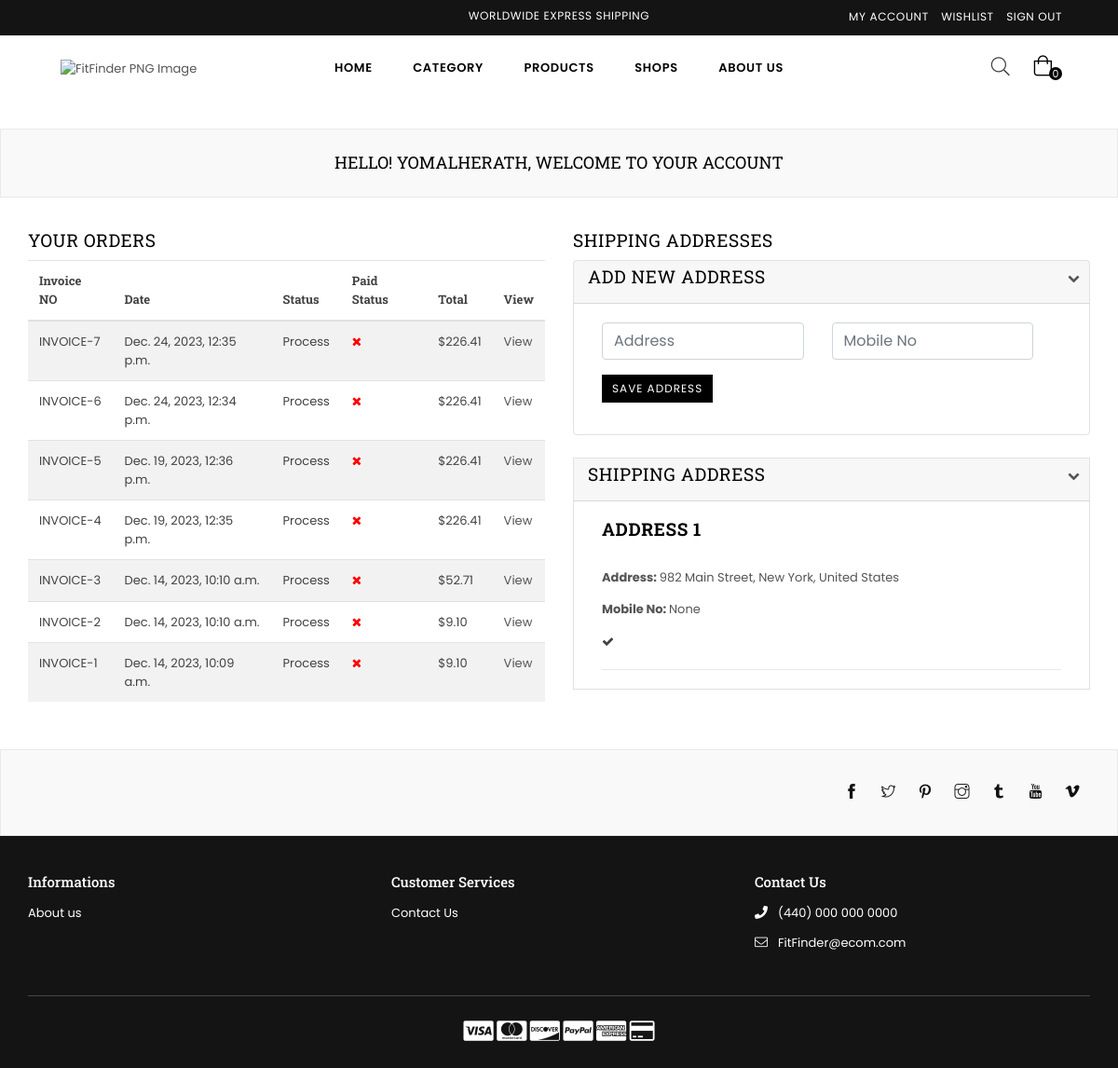
The page /dashboard/ (signed in) on the database as committed earlier.
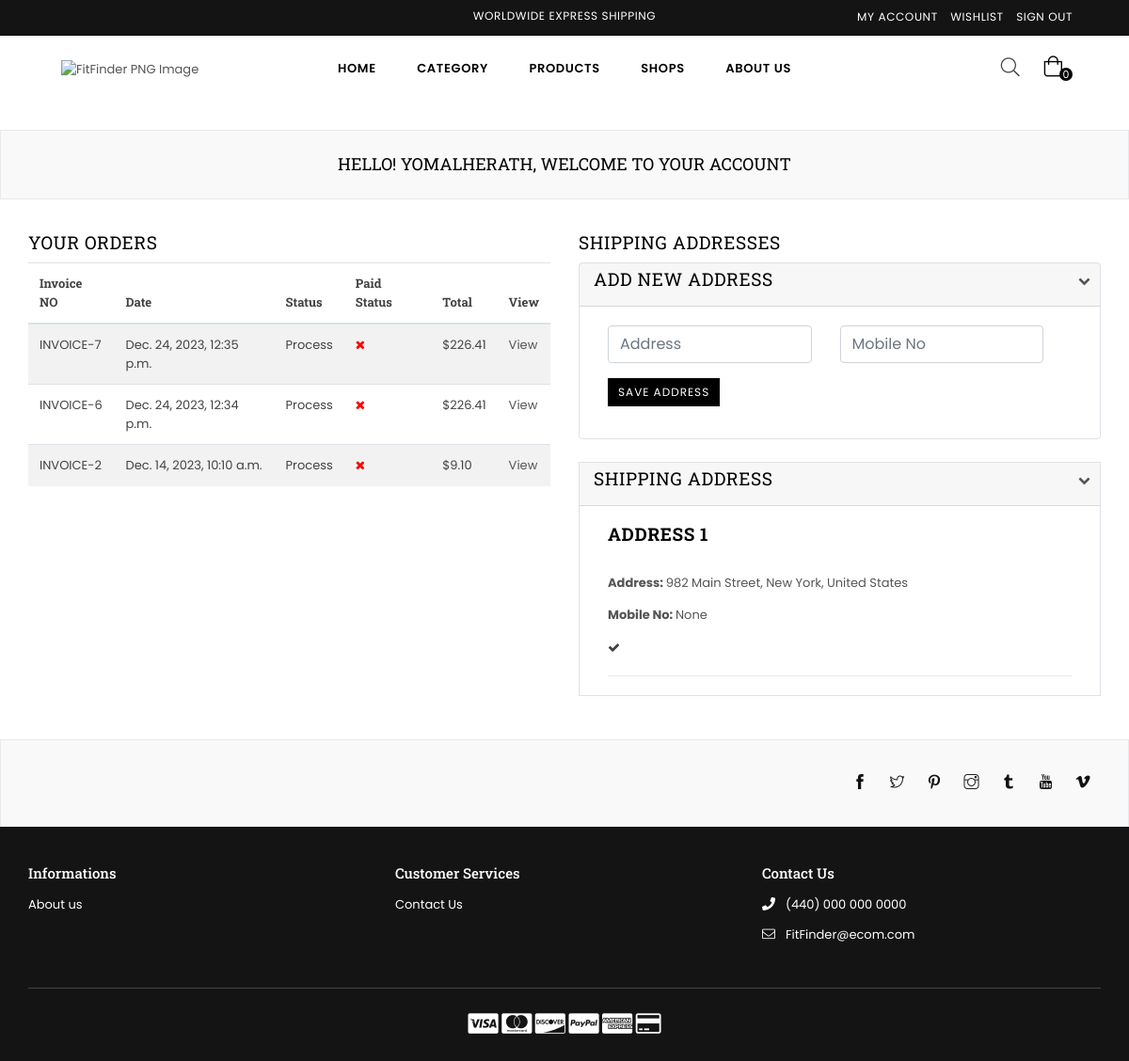
The same page on the database as committed later.
### core/models.py (models this page shows)
class CartOrder(models.Model):
    user = models.ForeignKey(User, on_delete=models.CASCADE)
    price = models.DecimalField(max_digits=9999999999999, decimal_places=2, default="0.00")
    paid_status = models.BooleanField(default=False)
    order_date = models.DateTimeField(auto_now_add=True)
    product_status = models.CharField(choices=STATUS_CHOICE, max_length=30, default="process")
    class Meta:
        verbose_name_plural = "Cart Order"

class Address(models.Model):
    user = models.ForeignKey(User, on_delete=models.SET_NULL, null=True)
    address = models.CharField(max_length=100, null=True)
    status = models.BooleanField(default=False)
    mobile = models.CharField(max_length=200, null=True)
    class Meta:
        verbose_name_plural = "Addresses"

### core/views.py (the view, shortened to what this page needs)
# urls.py: path("dashboard/", customer_dashboard, name="dashboard"),
@login_required
def customer_dashboard(request):
    orders = CartOrder.objects.filter(user=request.user).order_by("-id")
    address = Address.objects.filter(user=request.user)
    context = {
        "orders": orders,
        "address": address,
    }
    return render(request, 'core/dashboard.html', context)

### core/context_processor.py (called while the page is built)
def default(request):
    categories = Category.objects.all()
    vendors = Vendor.objects.all()
    try:
        address = Address.objects.get(user=request.user)
    except:
        address = None
    return{
        'categories': categories,
        'address': address,
        'vendors': vendors,
    }

### userauthentication/models.py (called while the page is built)
    def __str__(self):
        return self.username

### templates/core/dashboard.html (shortened to what the changed rows need)
{% extends 'partials/base.html' %}
{% load static %}
{% block content %}
    <div id="page-content">
    	<div class="page section-header text-center">
			<div class="page-title">
        		<div class="wrapper"><h1 class="page-width">Hello! {{request.user|title}}, Welcome to Your Account</h1></div>
      		</div>
		</div>
        <div class="container">
            <div class="row">
                <div class="col-6">
                    <h2>Your Orders</h2>
                    <div class="table-responsive-sm">
                        <table class="table table-striped">
                            <thead>
                                <tr>
                                    <th class="center">Invoice NO</th>
                                    <th class="center">Date</th>
                                    <th class="center">Status</th>
                                    <th class="center">Paid Status</th>
                                    <th class="center">Total</th>
                                    <th class="center">View</th>
                                </tr>
                            </thead>
                            <tbody>
                                {% for order in orders %}
                                <tr>
                                    <td class="center">INVOICE-{{ order.id }}</td>
                                    <td class="center">{{ order.order_date }}</td>
                                    <td class="center">{{ order.product_status|title }}</td>
                                    {% if order.paid_status == True %}
                                        <td class="center" style="color: green"><i class="fa fa-check"></i></td>
                                    {% else %}
                                        <td class="center" style="color: red"><i class="fa fa-times"></i></td>
                                    {% endif %}
                                    <td class="center">${{ order.price }}</td>
                                    <td class="center"><a href="{% url 'core:order-detail' order.id %}">View</a></td>
                                </tr>
                                {% endfor %}
                            </tbody>
                        </table>
                    </div>
                </div>
                <div class="col-6 col-sm-6 col-md-6 col-lg-6">
                	<h2 class="h2">Shipping Addresses</h2>
                    <div>
                        <form class="mb-4 rte-setting border rounded" method="POST">
                            <div class="card-header">
                                <h2 class="h2">Add New Address</h2>
                            </div>
                            <br>
                            <br/>
                        </form>
                    </div>
                    <div class="rte-setting border ">
                        <div class="card-header">
                            <h2 class="h2">Shipping Address</h2>
                        </div>
                        {% for a in address %}
                        <div class="rte-setting container">
                            <br/>
                            <h2 class="h2"><strong>Address {{ forloop.counter}}</strong></h2>
                            <br/>
                            <p><strong>Address: </strong>{{ a.address }}</p>
                            <p><strong>Mobile No: </strong>{{ a.mobile }}</p>
                            {% if a.status %}
                                <i data-address-id="{{ a.id }}" class="fa fa-check check{{ a.id }} check"></i>
                            {% else %}
                                <i data-address-id="{{ a.id }}" style="display:none" class="fa fa-check check{{ a.id }} check"></i>
                                <button data-address-id="{{ a.id }}" class="btn btn--small make-default-address button{{ a.id }} action_btn">Make Default</button>
                            {% endif %}
                            <hr>
                        </div>
                        {% endfor %}
                    </div>
                </div>
            </div>
        </div>
    </div>
{% endblock content %}

Rows that differ between the two databases and show on the page:
removed CartOrder: id "5", order_date "Dec. 19, 2023, 12:36 p.m.", product_status "Process", paid_status False (drawn), price "226.41"
removed CartOrder: id "4", order_date "Dec. 19, 2023, 12:35 p.m.", product_status "Process", paid_status False (drawn), price "226.41"
removed CartOrder: id "3", order_date "Dec. 14, 2023, 10:10 a.m.", product_status "Process", paid_status False (drawn), price "52.71"
removed CartOrder: id "1", order_date "Dec. 14, 2023, 10:09 a.m.", product_status "Process", paid_status False (drawn), price "9.10"
